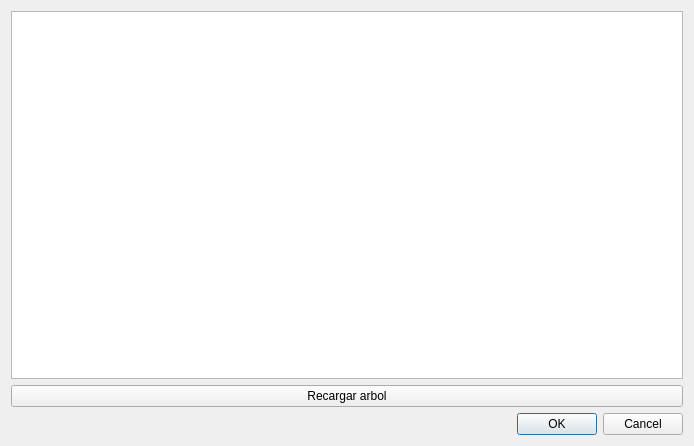
<?xml version="1.0" encoding="UTF-8"?>
<ui version="4.0">
 <class>DTreeView</class>
 <widget class="QDialog" name="DTreeView">
  <property name="geometry">
   <rect>
    <x>0</x>
    <y>0</y>
    <width>694</width>
    <height>446</height>
   </rect>
  </property>
  <property name="windowTitle">
   <string>Dialog</string>
  </property>
  <layout class="QVBoxLayout" name="verticalLayout">
   <item>
    <widget class="QTreeView" name="treeBolas"/>
   </item>
   <item>
    <widget class="QPushButton" name="btnTreeview">
     <property name="text">
      <string>Recargar arbol</string>
     </property>
    </widget>
   </item>
   <item>
    <widget class="QDialogButtonBox" name="buttonBox">
     <property name="orientation">
      <enum>Qt::Horizontal</enum>
     </property>
     <property name="standardButtons">
      <set>QDialogButtonBox::Cancel|QDialogButtonBox::Ok</set>
     </property>
    </widget>
   </item>
  </layout>
 </widget>
 <resources/>
 <connections>
  <connection>
   <sender>buttonBox</sender>
   <signal>accepted()</signal>
   <receiver>DTreeView</receiver>
   <slot>accept()</slot>
   <hints>
    <hint type="sourcelabel">
     <x>248</x>
     <y>254</y>
    </hint>
    <hint type="destinationlabel">
     <x>157</x>
     <y>274</y>
    </hint>
   </hints>
  </connection>
  <connection>
   <sender>buttonBox</sender>
   <signal>rejected()</signal>
   <receiver>DTreeView</receiver>
   <slot>reject()</slot>
   <hints>
    <hint type="sourcelabel">
     <x>316</x>
     <y>260</y>
    </hint>
    <hint type="destinationlabel">
     <x>286</x>
     <y>274</y>
    </hint>
   </hints>
  </connection>
 </connections>
</ui>
